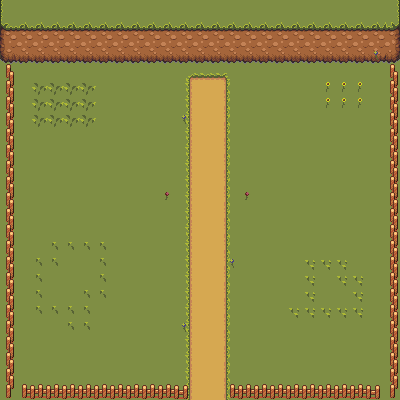

A 2D game scene composited from a Tiled map and its tileset images. What follows is a short description and the map's XML, with each tile layer's data collapsed to a summary:
An orthogonal 25x25 tile map with 16x16 px tiles, 4 tile layers (BackGround, Ground, Obstacles, AboveObstacles) and 5 objects.

<map version="1.10" tiledversion="1.10.2" orientation="orthogonal" renderorder="left-down" width="25" height="25" tilewidth="16" tileheight="16" infinite="0" nextlayerid="6" nextobjectid="34">
 <tileset firstgid="1" source="16.tsx" />
 <layer id="4" name="BackGround" width="25" height="25">
  <data>[625 cells, 625 non-empty, 1 distinct tile ids]</data>
 </layer>
 <layer id="1" name="Ground" width="25" height="25">
  <data>[625 cells, 84 non-empty, 6 distinct tile ids]</data>
 </layer>
 <layer id="2" name="Obstacles" width="25" height="25">
  <data>[625 cells, 100 non-empty, 12 distinct tile ids]</data>
 </layer>
 <layer id="3" name="AboveObstacles" width="25" height="25">
  <data>[625 cells, 119 non-empty, 13 distinct tile ids]</data>
 </layer>
 <objectgroup id="5" name="Object Layer 1">
  <object id="2" x="1" y="-26" width="399.357" height="87.7485" />
  <object id="30" x="1" y="61.4854" width="16.1991" height="336.17" />
  <object id="31" x="387.901" y="61.9532" width="16.1991" height="336.17" />
  <object id="32" x="17.8215" y="384.126" width="169.857" height="14.2485" />
  <object id="33" x="226.072" y="384.876" width="169.857" height="14.2485" />
 </objectgroup>
</map>